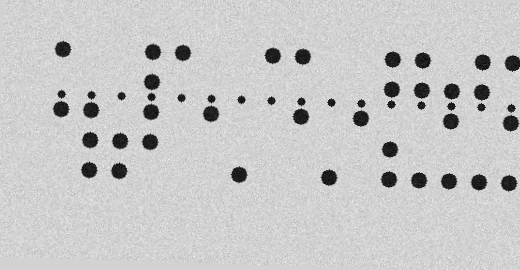
#> input picture punchtape/data/segments/segment_1.png, 520 x 270 px
$ python -i imaging.py   (imports and definitions only)
#> lines starting #> are read from the running program, lines starting #| are printed output that depends on the picture; after the words box and inside, x2 and y2 are one past the last pixel; in counts of white or black regions, pixels touching at a corner belong together
#> further down, picture is the input picture: shape (270, 520); min 3, max 245, mean 199.7
"""扫描段图像处理：校正倾斜与透视，沿走纸孔估算节距，提取孔列。

坐标系约定：走纸方向为 x 轴（纸带水平走纸），y 轴垂直于走纸方向。
孔道（track）按 y 排序编号 0..tracks-1，编号 0 一侧为第 1 数据道。
走纸孔（sprocket/feed hole）位于某两条数据道之间，默认在第 2、3 道之间
（5 单位纸带惯例），可由参数调整；若检测到纸带上下颠倒会自动翻转位序。
"""
from __future__ import annotations

import math
from dataclasses import dataclass, field

import cv2
import numpy as np


# ------------------------------------------------------------------ 参数
@dataclass
class ImagingParams:
    tracks: int = 5                     # 数据孔道数
    dpi: float = 300.0                  # 扫描分辨率
    tape_width_mm: float = 17.4         # 纸带标称宽度（5 单位带 11/16"）
    sprocket_after_track: int = 2       # 走纸孔位于第几条数据道之后（1 起计）
    deskew: bool = True
    perspective_corners: list[list[float]] | None = None  # 顺时针四角 [x,y]
    sprocket_y_hint: float | None = None                  # 人工指定走纸孔 y
    bit_order: str = "lsb_first"        # 第 1 道为最低位（ITA2 惯例）
    pitch_mm: float = 2.54              # 标称节距 0.1 英寸


# ------------------------------------------------------------------ 结果
@dataclass
class Blob:
    x: float
    y: float
    area: float


@dataclass
class HoleColumn:
    """一列（一个字符位置）的识读结果，坐标均为原图坐标。"""

    index: int
    x: float                            # 列中心 x（原图）
    bits: list[int]                     # 每道 0/1，道序 = track 0..n-1
    bit_confidence: list[float]
    bit_positions: list[tuple[float, float]]  # 每道期望位置（原图坐标）
    sprocket_present: bool

    @property
    def confidence(self) -> float:
        return min(self.bit_confidence) if self.bit_confidence else 0.0

    # [6 lines left out: function code, not called in this run]


@dataclass
class DamagedRegion:
    kind: str                           # torn / missing_sprocket / debris
    x0: float
    x1: float
    detail: str = ""


@dataclass
class SegmentResult:
    columns: list[HoleColumn]
    angle_deg: float
    pitch_px: float
    track_ys: list[float]               # 校正后坐标系中的道中心 y
    sprocket_y: float
    flipped: bool                       # 检测到纸带上下颠倒并已翻转位序
    damaged: list[DamagedRegion] = field(default_factory=list)
    image_size: tuple[int, int] = (0, 0)  # 原图 (width, height)
    diagnostics: list[dict] = field(default_factory=list)


# ------------------------------------------------------------------ 内部工具
# [4 lines left out: function _to_gray, not called in this run]


def _find_blobs(gray: np.ndarray) -> tuple[list[Blob], np.ndarray]:
    """暗孔亮底：反相 Otsu 阈值后取连通域。"""
    blur = cv2.GaussianBlur(gray, (3, 3), 0)
    _, bw = cv2.threshold(blur, 0, 255, cv2.THRESH_BINARY_INV + cv2.THRESH_OTSU)
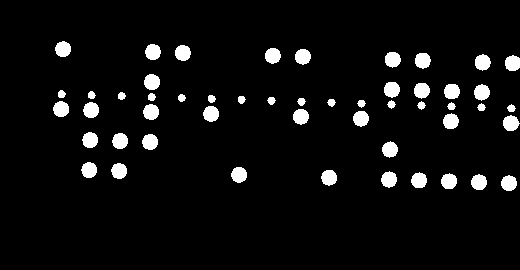
#> bw: shape (270, 520); 5.6% white; 51 white regions, largest, box (x1, y1, x2, y2) and area: (144, 74, 160, 90) 205, (175, 45, 191, 61) 204, (475, 54, 491, 71) 203
    n, _, stats, cents = cv2.connectedComponentsWithStats(bw, connectivity=8)
#> n = 52; stats = 52 rows, first 6: [0, 0, 520, 270, 132587], [55, 41, 16, 16, 200], [145, 44, 16, 16, 202], [175, 45, 16, 16, 204], [265, 48, 16, 16, 200], [295, 49, 16, 16, 200]; cents = 52 pairs, first value 60.64 to 512.2, second value 48.7 to 182.8
    blobs: list[Blob] = []
    for i in range(1, n):
        area = float(stats[i, cv2.CC_STAT_AREA])
        if area < 3:  # 噪点
            continue
        cx, cy = float(cents[i][0]), float(cents[i][1])
        blobs.append(Blob(cx, cy, area))
#> this loop made 51 passes
#> (area, cx, cy) on passes 1 to 12: (200, 62.62, 48.7), (202, 152.5, 51.56), (204, 182.4, 52.5), (200, 272.4, 55.3), (200, 302.4, 56.25), (200, 392.3, 59.11), (202, 422.3, 60.12), (203, 482.2, 61.96), (198, 512.2, 62.78), (205, 151.5, 81.58), (203, 391.4, 89.15), (201, 421.4, 90.08)
#> after the loop, blobs = 51 items
    return blobs, bw


# [302 lines left out: functions _two_class_threshold, _split_sprocket, _estimate_angle, _rotate, _warp_perspective, _map_points and 3 more, not called in this run]

>>> import cv2
>>> picture = cv2.imread('../data/segments/segment_1.png', cv2.IMREAD_GRAYSCALE)
>>> result = _find_blobs(picture)

$ run again, on punchtape/data/segments/segment_2.png
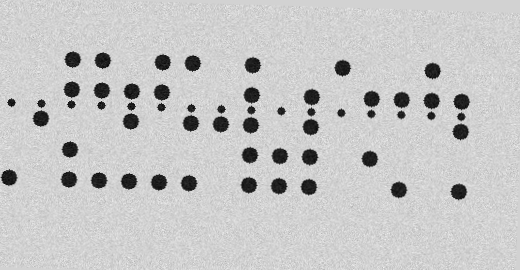
#> input picture punchtape/data/segments/segment_2.png, 520 x 270 px
#> picture is the input picture: shape (270, 520); min 3, max 243, mean 198.4
#> in _find_blobs, `_, bw = cv2.threshold(blur, 0, 255, cv2.THRESH_BINARY_INV + cv2.THRESH..`:
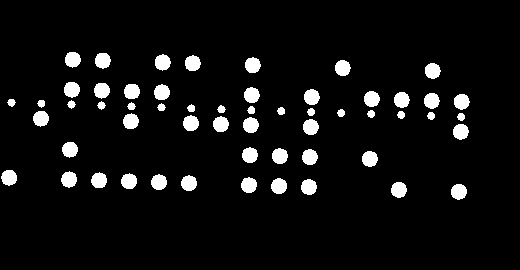
#> bw: shape (270, 520); 6.2% white; 56 white regions, largest, box (x1, y1, x2, y2) and area: (155, 54, 171, 71) 203, (64, 82, 80, 98) 202, (272, 148, 288, 164) 202
#> n = 57; stats = 57 rows, first 6: [0, 0, 520, 270, 131627], [65, 52, 16, 16, 199], [95, 53, 16, 16, 201], [155, 54, 16, 17, 203], [185, 55, 16, 16, 200], [245, 57, 16, 16, 199]; cents = 57 pairs, first value 8.66 to 461.2, second value 59.13 to 191.3
#> the loop in _find_blobs, `for i in range(1, n):` made 56 passes
#> (area, cx, cy) on passes 1 to 8: (199, 72.32, 59.13), (201, 102.3, 60.15), (203, 162.2, 61.96), (200, 192.3, 62.81), (199, 252.3, 64.73), (200, 342.2, 67.57), (198, 432.2, 70.44), (202, 71.39, 89.18)
#> after the loop in _find_blobs, `for i in range(1, n):`: blobs = 56 items
